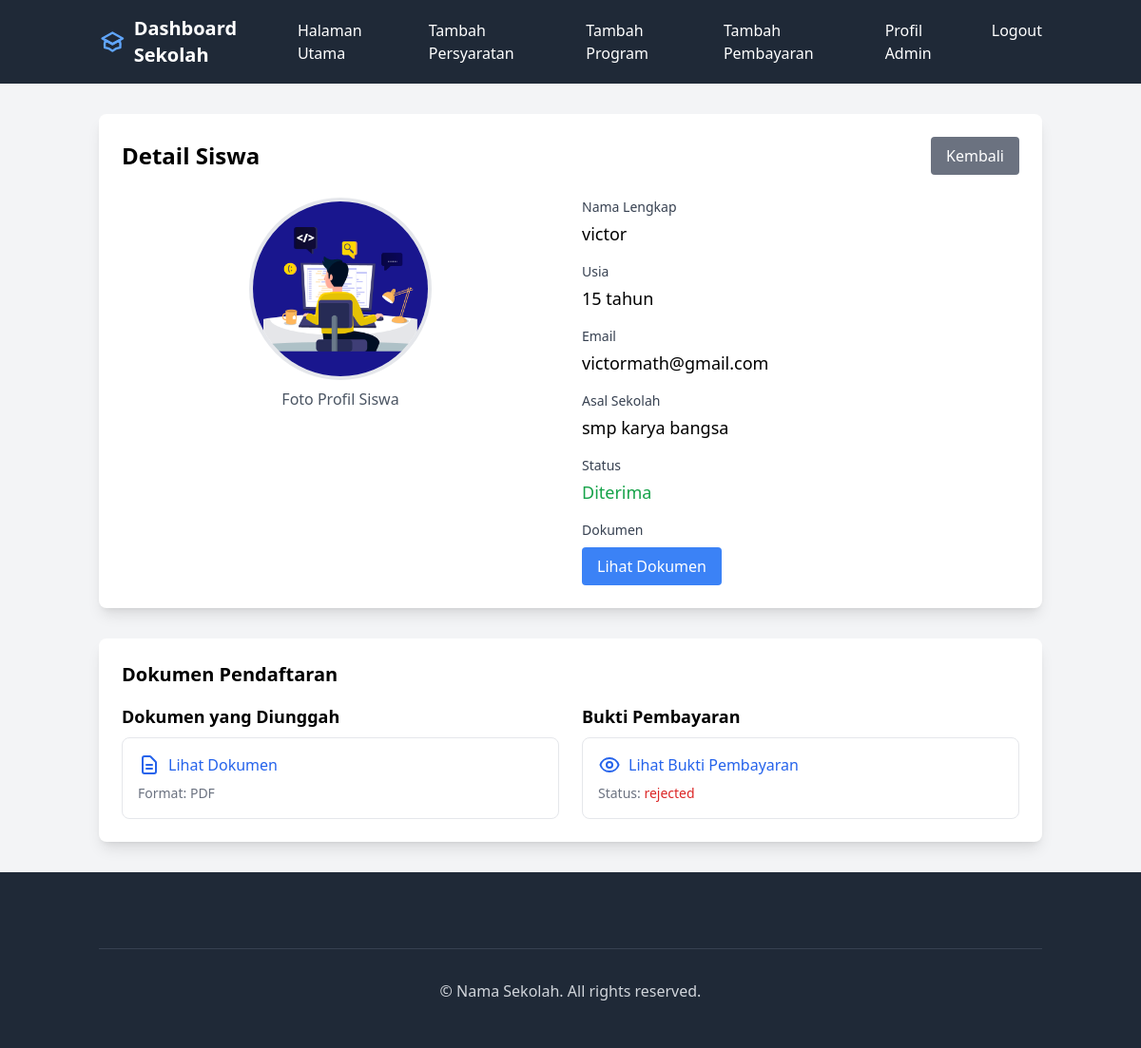
The app's page /admin/student/1 (signed in) with its own data.
### app/models.py (models this page shows, shortened)
class Form(db.Model):
    id = db.Column(db.Integer, primary_key=True)
    user_id = db.Column(db.Integer, db.ForeignKey('user.id'), nullable=False)
    student_name = db.Column(db.String(100), nullable=False)
    student_age = db.Column(db.Integer, nullable=False)
    student_email = db.Column(db.String(120), nullable=False)
    school_name = db.Column(db.String(100), nullable=False)
    image_path = db.Column(db.String(255), nullable=False)
    document_path = db.Column(db.String(255), nullable=False)
    status = db.Column(db.String(20), nullable=False, default='pending')
    verified_by = db.Column(db.Integer, db.ForeignKey('user.id'), nullable=True)
    verification_date = db.Column(db.DateTime, nullable=True)
    verification_note = db.Column(db.Text, nullable=True)
    is_verified = db.Column(db.Boolean, default=False)
    timestamp = db.Column(db.DateTime, default=datetime.utcnow)
    payment_status = db.Column(db.String(20), default='pending', nullable=False)
    payment_proof = db.Column(db.String(255), nullable=True)
    payment_uploaded_at = db.Column(db.DateTime, default=datetime.utcnow)
    payment_verified_at = db.Column(db.DateTime, nullable=True)
    payment_verified_by = db.Column(db.Integer, db.ForeignKey('user.id'), nullable=True)
    payment_note = db.Column(db.Text, nullable=True)
    payment_verifier = db.relationship('User',
        foreign_keys=[payment_verified_by],
        backref='verified_payments'
    )

### app/routes/admin.py (the view)
@admin_bp.route('/student/<int:form_id>')
@login_required
def student_detail(form_id):
    if not current_user.is_admin():
        flash('Unauthorized access', 'error')
        return redirect(url_for('main.index'))
    form = Form.query.get_or_404(form_id)
    return render_template('parts/student_detail.html', form=form)

### app/models.py (called while the page is built)
    def is_admin(self):
        return self.role == UserRole.ADMIN.value

### app/templates/parts/student_detail.html (shortened to what this page needs)
{% extends "adminbase.html" %}
{% block content %}
<div class="container mx-auto px-4 py-8">
    <div class="bg-white rounded-lg shadow-lg p-6">
        <div class="flex justify-between items-center mb-6">
            <h1 class="text-2xl font-bold">Detail Siswa</h1>
            <a href="{{ url_for('admin_bp.dashboard') }}"
               class="bg-gray-500 text-white px-4 py-2 rounded hover:bg-gray-600">
                Kembali
            </a>
        </div>
        <div class="grid grid-cols-1 md:grid-cols-2 gap-6">
            <div class="text-center">
                <img src="{{ url_for('static', filename='uploads/student_images/' + form.image_path) }}"
                     alt="Foto Profil"
                     class="w-48 h-48 rounded-full mx-auto object-cover border-4 border-gray-200">
                <p class="mt-2 text-gray-600">Foto Profil Siswa</p>
            </div>
            <div class="space-y-4">
                <div>
                    <label class="block text-sm font-medium text-gray-700">Nama Lengkap</label>
                    <p class="mt-1 text-lg">{{ form.student_name }}</p>
                </div>
                <div>
                    <label class="block text-sm font-medium text-gray-700">Usia</label>
                    <p class="mt-1 text-lg">{{ form.student_age }} tahun</p>
                </div>
                <div>
                    <label class="block text-sm font-medium text-gray-700">Email</label>
                    <p class="mt-1 text-lg">{{ form.student_email }}</p>
                </div>
                <div>
                    <label class="block text-sm font-medium text-gray-700">Asal Sekolah</label>
                    <p class="mt-1 text-lg">{{ form.school_name }}</p>
                </div>
                <div>
                    <label class="block text-sm font-medium text-gray-700">Status</label>
                    <p class="mt-1 text-lg">
                        {% if form.status == 'pending' %}
                            <span class="text-yellow-600">Menunggu Verifikasi</span>
                        {% elif form.status == 'approved' %}
                            <span class="text-green-600">Diterima</span>
                        {% else %}
                            <span class="text-red-600">Ditolak</span>
                        {% endif %}
                    </p>
                </div>
                <div>
                    <label class="block text-sm font-medium text-gray-700">Dokumen</label>
                    <a href="{{ url_for('static', filename='uploads/' + form.document_path) }}"
                       class="mt-2 inline-block bg-blue-500 text-white px-4 py-2 rounded hover:bg-blue-600"
                       target="_blank">
                        Lihat Dokumen
                    </a>
                </div>
            </div>
        </div>
    </div>
    <div class="mt-8 bg-white rounded-lg shadow-lg p-6">
        <h2 class="text-xl font-bold mb-4">Dokumen Pendaftaran</h2>
        <div class="grid grid-cols-1 md:grid-cols-2 gap-6">
            <div>
                <h3 class="text-lg font-semibold mb-2">Dokumen yang Diunggah</h3>
                {% if form.document_path %}
                <div class="border rounded-lg p-4">
                    <a href="{{ url_for('static', filename='uploads/student_images/' + form.document_path) }}"
                       target="_blank"
                       class="flex items-center text-blue-600 hover:text-blue-800">
                        <svg class="w-6 h-6 mr-2" fill="none" stroke="currentColor" viewBox="0 0 24 24">
                            <path stroke-linecap="round" stroke-linejoin="round" stroke-width="2"
                                  d="M9 12h6m-6 4h6m2 5H7a2 2 0 01-2-2V5a2 2 0 012-2h5.586a1 1 0 01.707.293l5.414 5.414a1 1 0 01.293.707V19a2 2 0 01-2 2z"/>
                        </svg>
                        Lihat Dokumen
                    </a>
                    <p class="text-sm text-gray-500 mt-2">
                        Format: {{ form.document_path.split('.')[-1].upper() }}
                    </p>
                </div>
                {% else %}
                <p class="text-gray-500">Belum ada dokumen yang diunggah</p>
                {% endif %}
            </div>
            <div>
                <h3 class="text-lg font-semibold mb-2">Bukti Pembayaran</h3>
                {% if form.payment_proof %}
                <div class="border rounded-lg p-4">
                    <button onclick="showPaymentProof"('{{ url_for('static', filename='uploads/payment_proofs/' + form.payment_proof) }}')"
                            class="flex items-center text-blue-600 hover:text-blue-800">
                        Lihat Bukti Pembayaran
                    </button>
                    <p class="text-sm text-gray-500 mt-2">
                        Status:
                        <span class="{% if form.payment_status == 'verified' %}text-green-600{% elif form.payment_status == 'rejected' %}text-red-600{% else %}text-yellow-600{% endif %}">
                            {{ form.payment_status }}
                        </span>
                    </p>
                </div>
                {% else %}
                <p class="text-gray-500">Belum ada bukti pembayaran</p>
                {% endif %}
            </div>
        </div>
    </div>
</div>
{% endblock %}

### records on screen
Form: image_path (picture), student_name "victor", student_age "15", student_email "victormath@gmail.com", school_name "smp karya bangsa", document_path.split "PDF", payment_status "rejected"
